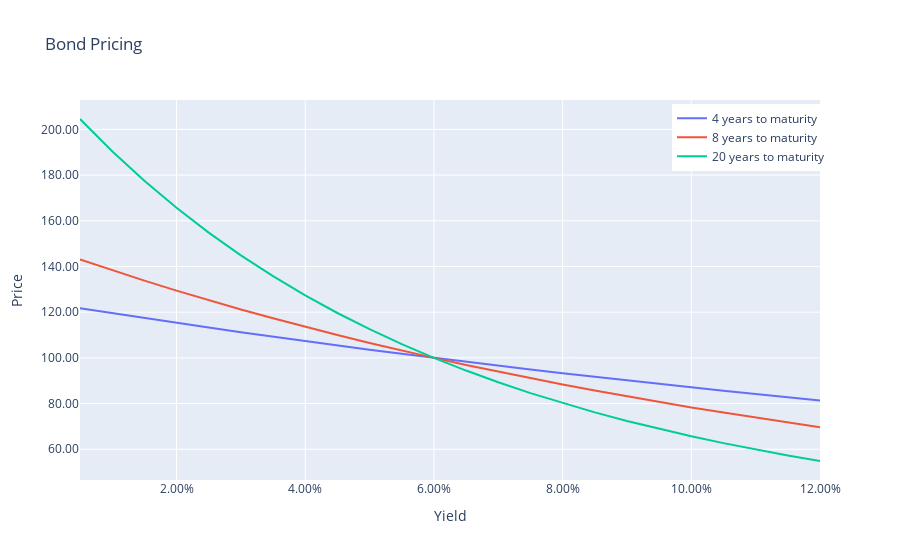

The code cell stored with this chart in its notebook:
### Code cell
# Plot the data
fig = go.Figure()
for t in TTM_LIST:
    ttm_years = int(t/NOP)
    trace= go.Scatter(x=df.index, y=df[t], mode='lines', name=str(ttm_years)+' years to maturity')
    fig.add_trace(trace)

fig.update_xaxes(title='Yield',tickformat=".2%")
fig.update_yaxes(title='Price',tickformat=".2f")
fig.update_layout(title='Bond Pricing')
fig.update_layout(legend=dict(yanchor="top", y =0.99, xanchor="left", x=0.8))
fig.show()

### Figure 1 — Plotly figure (JSON) as saved in the notebook; plotly's stock layout.template omitted (floating-point values rounded to 4 significant figures)
{"data": [{"mode": "lines", "name": "4 years to maturity", "type": "scatter", "x": [0.005, 0.01, 0.015, 0.02, 0.025, 0.03, 0.035, 0.04, 0.045, 0.05, 0.055, 0.06, 0.065, 0.07, 0.075, 0.08, 0.085, 0.09, 0.095, 0.1, 0.105, 0.11, 0.115, 0.12], "y": [121.8, 119.6, 117.4, 115.3, 113.2, 111.2, 109.3, 107.3, 105.4, 103.6, 101.8, 100, 98.26, 96.56, 94.9, 93.27, 91.67, 90.11, 88.57, 87.07, 85.6, 84.16, 82.75, 81.37]}, {"mode": "lines", "name": "8 years to maturity", "type": "scatter", "x": [0.005, 0.01, 0.015, 0.02, 0.025, 0.03, 0.035, 0.04, 0.045, 0.05, 0.055, 0.06, 0.065, 0.07, 0.075, 0.08, 0.085, 0.09, 0.095, 0.1, 0.105, 0.11, 0.115, 0.12], "y": [143.1, 138.3, 133.8, 129.4, 125.2, 121.2, 117.3, 113.6, 110.0, 106.5, 103.2, 100, 96.92, 93.95, 91.1, 88.35, 85.7, 83.15, 80.69, 78.32, 76.04, 73.84, 71.73, 69.68]}, {"mode": "lines", "name": "20 years to maturity", "type": "scatter", "x": [0.005, 0.01, 0.015, 0.02, 0.025, 0.03, 0.035, 0.04, 0.045, 0.05, 0.055, 0.06, 0.065, 0.07, 0.075, 0.08, 0.085, 0.09, 0.095, 0.1, 0.105, 0.11, 0.115, 0.12], "y": [204.6, 190.4, 177.5, 165.7, 154.8, 144.9, 135.7, 127.4, 119.6, 112.6, 106.0, 100, 94.45, 89.32, 84.59, 80.21, 76.15, 72.4, 68.91, 65.68, 62.68, 59.88, 57.28, 54.86]}], "layout": {"legend": {"x": 0.8, "xanchor": "left", "y": 0.99, "yanchor": "top"}, "title": {"text": "Bond Pricing"}, "xaxis": {"tickformat": ".2%", "title": {"text": "Yield"}}, "yaxis": {"tickformat": ".2f", "title": {"text": "Price"}}}}
